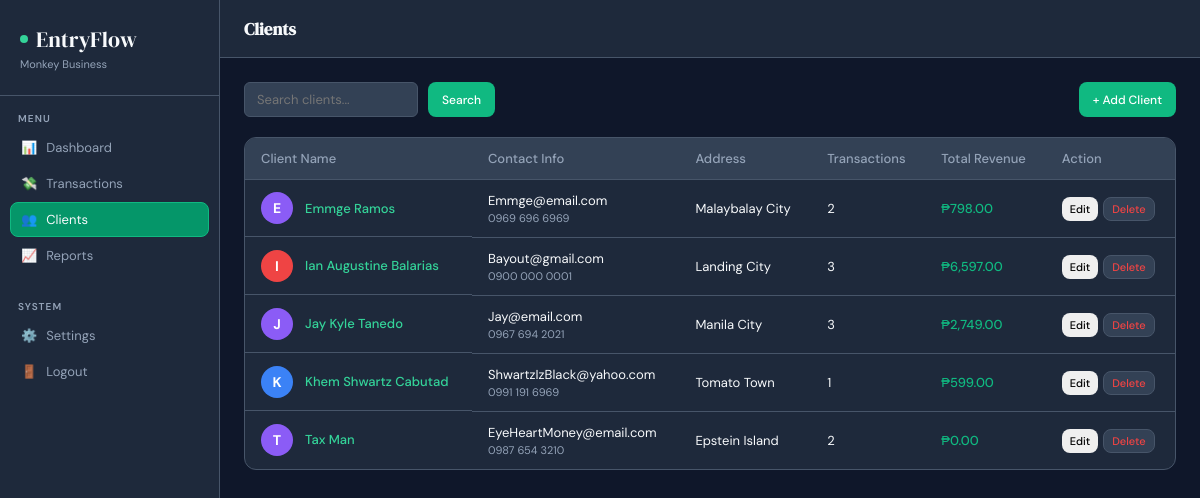
/clients.php (signed in), run on the app's committed database.
### tables this page shows
CREATE TABLE `clients` (
  `id` int(10) UNSIGNED NOT NULL,
  `user_id` int(10) UNSIGNED NOT NULL,
  `name` varchar(150) NOT NULL,
  `email` varchar(150) DEFAULT NULL,
  `phone` varchar(20) DEFAULT NULL,
  `address` text DEFAULT NULL,
  `notes` text DEFAULT NULL,
  `created_at` datetime NOT NULL DEFAULT current_timestamp(),
  `updated_at` datetime NOT NULL DEFAULT current_timestamp() ON UPDATE current_timestamp()
);

### clients.php (the view, shortened to what this page needs)
<?php
$db = getDB();
$userId = (int)$_SESSION['user_id'];
$search = $_GET['search'] ?? '';
$query = "
    SELECT c.*, COUNT(t.id) AS tx_count,
           SUM(CASE WHEN t.type='income' THEN t.amount ELSE 0 END) AS total_revenue
    FROM clients c
    LEFT JOIN transactions t ON t.client_id = c.id AND t.user_id = ?
    WHERE c.user_id = ?
";
$query .= " GROUP BY c.id ORDER BY c.name ASC";
$stmt = $db->prepare($query);
if ($search !== '') {
    $searchTerm = "%" . $search . "%";
    $stmt->bind_param("iis", $userId, $userId, $searchTerm);
} else {
    $stmt->bind_param("ii", $userId, $userId);
}
$stmt->execute();
$clients = $stmt->get_result()->fetch_all(MYSQLI_ASSOC);
include 'includes/header.php';
?>
<div style="display: flex; justify-content: space-between; margin-bottom: 20px;">
    <form method="GET" action="clients.php" style="display: flex; gap: 10px;">
        <input type="text" name="search" class="sb" placeholder="Search clients..." value="<?= htmlspecialchars($search) ?>">
        <button type="submit" class="btn btn-primary">Search</button>
    </form>
    <button class="btn btn-primary" onclick="openModal('clientModal')">+ Add Client</button>
</div>
<div class="tc">
    <table>
        <thead>
            <tr>
                <th>Client Name</th>
                <th>Contact Info</th>
                <th>Address</th>
                <th>Transactions</th>
                <th>Total Revenue</th>
                <th>Action</th>
            </tr>
        </thead>
        <tbody>
            <?php if (empty($clients)): ?>
                <tr>
                    <td colspan="6" style="text-align: center; padding: 30px; color: var(--text-muted);">No clients found.</td>
                </tr>
            <?php else: ?>
                <?php foreach ($clients as $client): ?>
                    <tr>
                        <td class="client-name-wrap">
                            <?php
                                $initial = strtoupper(substr($client['name'], 0, 1));
                                $colorClass = 'av-' . ((ord($initial) % 5) + 1);
                            ?>
                            <div class="avatar <?= $colorClass ?>"><?= $initial ?></div>
                            <span style="font-weight: 500; color: var(--primary-light);"><?= htmlspecialchars($client['name']) ?></span>
                        </td>
                        <td class="tdn">
                            <div><?= htmlspecialchars($client['email'] ?? 'No email') ?></div>
                            <div class="tds"><?= htmlspecialchars($client['phone'] ?? 'No phone') ?></div>
                        </td>
                        <td><?= htmlspecialchars($client['address'] ?? '—') ?></td>
                        <td><?= (int)$client['tx_count'] ?></td>
                        <td class="ap">₱<?= number_format($client['total_revenue'] ?? 0, 2) ?></td>
                        <td>
                            <div style="display: flex; gap: 5px;">
                                <button class="btn" style="padding: 4px 8px; font-size: 11px;"
                                    onclick="editClient(this)"
                                    data-id="<?= $client['id'] ?>"
                                    data-name="<?= htmlspecialchars($client['name']) ?>"
                                    data-email="<?= htmlspecialchars($client['email'] ?? '') ?>"
                                    data-phone="<?= htmlspecialchars($client['phone'] ?? '') ?>"
                                    data-address="<?= htmlspecialchars($client['address'] ?? '') ?>"
                                    data-notes="<?= htmlspecialchars($client['notes'] ?? '') ?>"
                                >Edit</button>
                                <button class="btn btn-danger" style="padding: 4px 8px; font-size: 11px;"
                                    onclick="confirmDelete('client', <?= $client['id'] ?>)">Delete</button>
                            </div>
                        </td>
                    </tr>
                <?php endforeach; ?>
            <?php endif; ?>
        </tbody>
    </table>
</div>
<?php include 'includes/footer.php'; ?>

### includes/header.php (shortened to what this page needs)
<?php
$headerDb = getDB();
$headerUid = (int)($_SESSION['user_id'] ?? 0);
$adminInfo = $headerDb->query("SELECT business_name, currency FROM admins WHERE id = $headerUid")->fetch_assoc();
$bizName = $adminInfo['business_name'] ?? 'My Business';
?>
<!DOCTYPE html>
<html lang="en">
<head>
    <link rel="stylesheet" href="assets/css/style.css?v=<?= time(); ?>">
</head>
<body>
    <aside class="sidebar">
        <div class="logo-wrap">
            <div class="logo"><div class="logo-dot"></div> EntryFlow</div>
            <div class="biz-name"><?= htmlspecialchars($bizName) ?></div>
        </div>
        <nav>
            <div class="nav-label">Menu</div>
            <a href="index.php" class="nav-item <?= basename($_SERVER['PHP_SELF']) == 'index.php' ? 'active' : '' ?>">
                <span class="ni-ic">📊</span> Dashboard
            </a>
            <a href="transactions.php" class="nav-item <?= basename($_SERVER['PHP_SELF']) == 'transactions.php' ? 'active' : '' ?>">
                <span class="ni-ic">💸</span> Transactions
            </a>
            <a href="clients.php" class="nav-item <?= basename($_SERVER['PHP_SELF']) == 'clients.php' ? 'active' : '' ?>">
                <span class="ni-ic">👥</span> Clients
            </a>
            <a href="reports.php" class="nav-item <?= basename($_SERVER['PHP_SELF']) == 'reports.php' ? 'active' : '' ?>">
                <span class="ni-ic">📈</span> Reports
            </a>
            <div class="nav-label" style="margin-top: 15px;">System</div>
            <a href="settings.php" class="nav-item <?= basename($_SERVER['PHP_SELF']) == 'settings.php' ? 'active' : '' ?>">
                <span class="ni-ic">⚙️</span> Settings
            </a>
            <a href="logout.php" class="nav-item">
                <span class="ni-ic">🚪</span> Logout
            </a>
        </nav>
    </aside>
    <main class="main">
        <header class="topbar">
            <h1 class="page-title">
                <?php
                    $pageName = basename($_SERVER['PHP_SELF'], ".php");
                    echo ucfirst($pageName === 'index' ? 'dashboard' : $pageName);
                ?>
            </h1>
        </header>
        <div class="content">

### assets/css/style.css (style rules this page uses)
:root { --primary: #10B981; --primary-dark: #059669; --primary-light: #34D399; --accent: #38BDF8; --bg-main: #0F172A; --surface-1: #1E293B; --surface-2: #334155; --border-color: #475569; --text-main: #F8FAFC; --text-muted: #94A3B8; --success: #10B981; --danger: #EF4444; --sidebar-width: 220px; }
*, *::before, *::after { box-sizing: border-box; margin: 0; padding: 0; }
body { font-family: 'DM Sans', sans-serif; background: var(--bg-main); color: var(--text-main); display: flex; height: 100vh; overflow: hidden; }
.sidebar { width: var(--sidebar-width); background: var(--surface-1); border-right: 1px solid var(--border-color); display: flex; flex-direction: column; flex-shrink: 0; padding-bottom: 24px; }
.logo-wrap { padding: 24px 20px; border-bottom: 1px solid var(--border-color); }
.logo { font-family: 'DM Serif Display', serif; font-size: 22px; display: flex; align-items: center; gap: 8px; }
.logo-dot { width: 8px; height: 8px; border-radius: 50%; background: var(--primary-light); }
.biz-name { font-size: 11px; color: var(--text-muted); margin-top: 3px; overflow: hidden; text-overflow: ellipsis; white-space: nowrap; }
nav { flex: 1; padding: 4px 10px; }
.nav-label { font-size: 10px; font-weight: 600; letter-spacing: 1.1px; color: var(--text-muted); text-transform: uppercase; padding: 12px 8px 5px; }
.nav-item { display: flex; align-items: center; gap: 9px; padding: 8px 10px; border-radius: 8px; font-size: 13px; color: var(--text-muted); cursor: pointer; transition: all 0.15s; margin-bottom: 1px; border: 1px solid transparent; text-decoration: none; }
.nav-item.active { background: var(--primary-dark); color: var(--text-main); border-color: var(--primary); }
.main { flex: 1; display: flex; flex-direction: column; overflow: hidden; }
.topbar { height: 58px; border-bottom: 1px solid var(--border-color); display: flex; align-items: center; padding: 0 24px; gap: 12px; background: var(--surface-1); flex-shrink: 0; }
.page-title { font-family: 'DM Serif Display', serif; font-size: 17px; flex: 1; }
.content { flex: 1; overflow-y: auto; padding: 24px; }
.tc { background: var(--surface-1); border: 1px solid var(--border-color); border-radius: 12px; overflow: hidden; }
table { width: 100%; border-collapse: collapse; text-align: left; font-size: 13px; }
th { background: var(--surface-2); padding: 12px 16px; color: var(--text-muted); font-weight: 500; border-bottom: 1px solid var(--border-color); }
td { padding: 12px 16px; border-bottom: 1px solid var(--border-color); vertical-align: middle; }
tr:last-child td { border-bottom: none; }
.tds { font-size: 11px; color: var(--text-muted); margin-top: 2px; }
.btn { padding: 7px 14px; border-radius: 8px; border: none; font-family: 'DM Sans', sans-serif; font-size: 12px; font-weight: 500; cursor: pointer; transition: all 0.15s; display: inline-flex; align-items: center; gap: 5px; }
.btn-primary { background: var(--primary); color: #fff; }
.btn-danger { background: var(--surface-2); color: var(--danger); border: 1px solid var(--border-color); }
.ap { color: var(--success); font-weight: 500; }
.sb { background: var(--surface-2); border: 1px solid var(--border-color); color: var(--text-main); padding: 8px 12px; border-radius: 6px; font-family: inherit; font-size: 13px; outline: none; transition: 0.2s; }
.avatar { width: 32px; height: 32px; border-radius: 50%; display: inline-flex; align-items: center; justify-content: center; font-weight: bold; color: #fff; margin-right: 12px; font-size: 14px; flex-shrink: 0; }
.client-name-wrap { display: flex; align-items: center; }
.av-1 { background-color: #3b82f6; }
.av-4 { background-color: #ef4444; }
.av-5 { background-color: #8b5cf6; }

### data on the page
clients: name "E", name "Emmge Ramos", email "Emmge@email.com", phone "0969 696 6969", address "Malaybalay City", tx_count "2", total_revenue "798.00"
clients: name "I", name "Ian Augustine Balarias", email "Bayout@gmail.com", phone "0900 000 0001", address "Landing City", tx_count "3", total_revenue "6,597.00"
clients: name "J", name "Jay Kyle Tanedo", email "Jay@email.com", phone "0967 694 2021", address "Manila City", tx_count "3", total_revenue "2,749.00"
clients: name "K", name "Khem Shwartz Cabutad", email "ShwartzIzBlack@yahoo.com", phone "0991 191 6969", address "Tomato Town", tx_count "1", total_revenue "599.00"
clients: name "T", name "Tax Man", email "EyeHeartMoney@email.com", phone "0987 654 3210", address "Epstein Island", tx_count "2", total_revenue "0.00"

### other printed values
$bizName "Monkey Business"
$pageName === 'index' ? 'dashboard' : $pageName "Clients"
